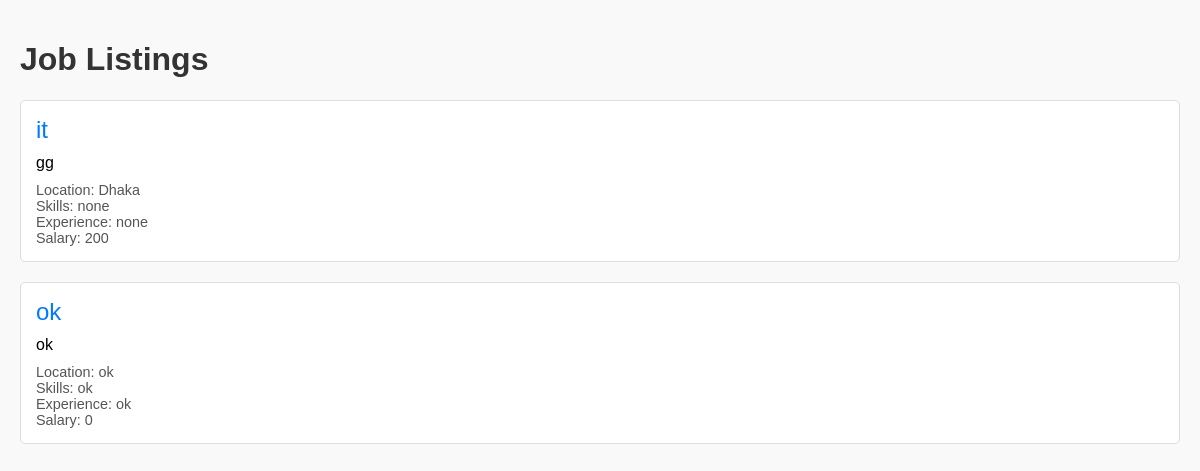
The page /tester.php on the database as committed earlier.
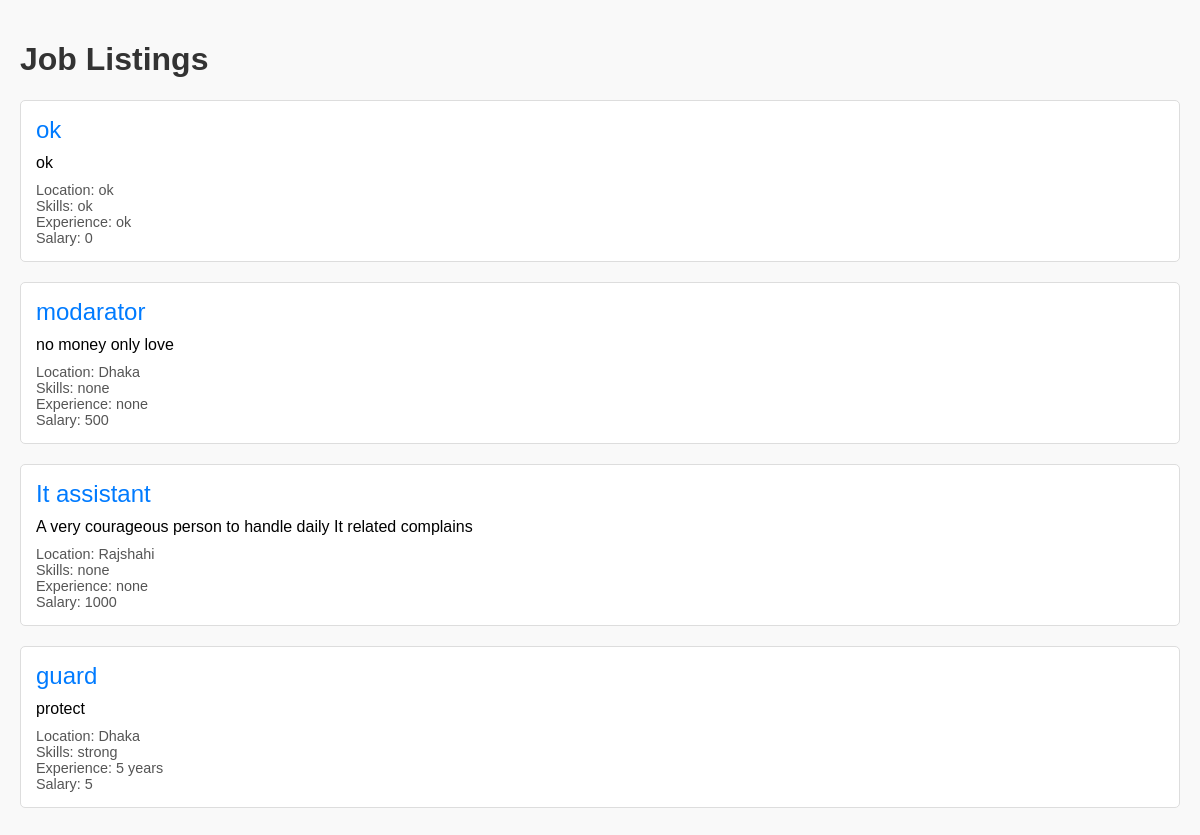
The same page on the database as committed later.
### tables this page shows
CREATE TABLE `job` (
  `job_id` int(5) NOT NULL,
  `company_id` int(5) DEFAULT NULL,
  `title` varchar(50) NOT NULL,
  `description` varchar(1000) NOT NULL,
  `location` varchar(50) NOT NULL,
  `required_skill` varchar(200) NOT NULL,
  `required_experience` varchar(200) NOT NULL,
  `salary` int(10) NOT NULL,
  `posted_date` date NOT NULL
);

### tester.php (the view, shortened to what this page needs)
<!DOCTYPE html>
<html lang="en">
<head>
</head>
<body>
    <h1>Job Listings</h1>
    <div class="job-listings">
        <?php
        $db_server = "localhost";
        $db_name = "jobsite";
        $db_password = "";
        $db_username = "root";
        $conn = mysqli_connect($db_server, $db_username, $db_password, $db_name);
        $sql = "SELECT * FROM job WHERE 1=1";
        $result = mysqli_query($conn, $sql);
        while ($row = mysqli_fetch_array($result)) {
            echo '<div class="job-listing">';
            echo '<div class="job-title">' . htmlspecialchars($row['title']) . '</div>';
            echo '<div class="job-description">' . htmlspecialchars($row['description']) . '</div>';
            echo '<div class="job-details">Location: ' . htmlspecialchars($row['location']) . '<br>';
            echo 'Skills: ' . htmlspecialchars($row['required_skill']) . '<br>';
            echo 'Experience: ' . htmlspecialchars($row['required_experience']) . '<br>';
            echo 'Salary: ' . htmlspecialchars($row['salary']) . '</div>';
            echo '</div>';
        }
        ?>
    </div>
</body>
</html>

### tester.php (style rules this page uses)
body { font-family: Arial, sans-serif; margin: 0; padding: 20px; background-color: #f9f9f9; }
h1 { color: #333; }
.job-listing { border: 1px solid #ddd; border-radius: 5px; padding: 15px; margin-bottom: 20px; background-color: #fff; }
.job-title { font-size: 1.5em; color: #007BFF; }
.job-description { margin: 10px 0; }
.job-details { font-size: 0.9em; color: #555; }

Rows that differ between the two databases and show on the page:
removed job: title "it", description "gg", location "Dhaka", required_skill "none", required_experience "none", salary "200"
added job: title "modarator", description "no money only love", location "Dhaka", required_skill "none", required_experience "none", salary "500"
added job: title "It assistant", description "A very courageous person to handle daily It related complains", location "Rajshahi", required_skill "none", required_experience "none", salary "1000"
added job: title "guard", description "protect", location "Dhaka", required_skill "strong", required_experience "5 years", salary "5"
